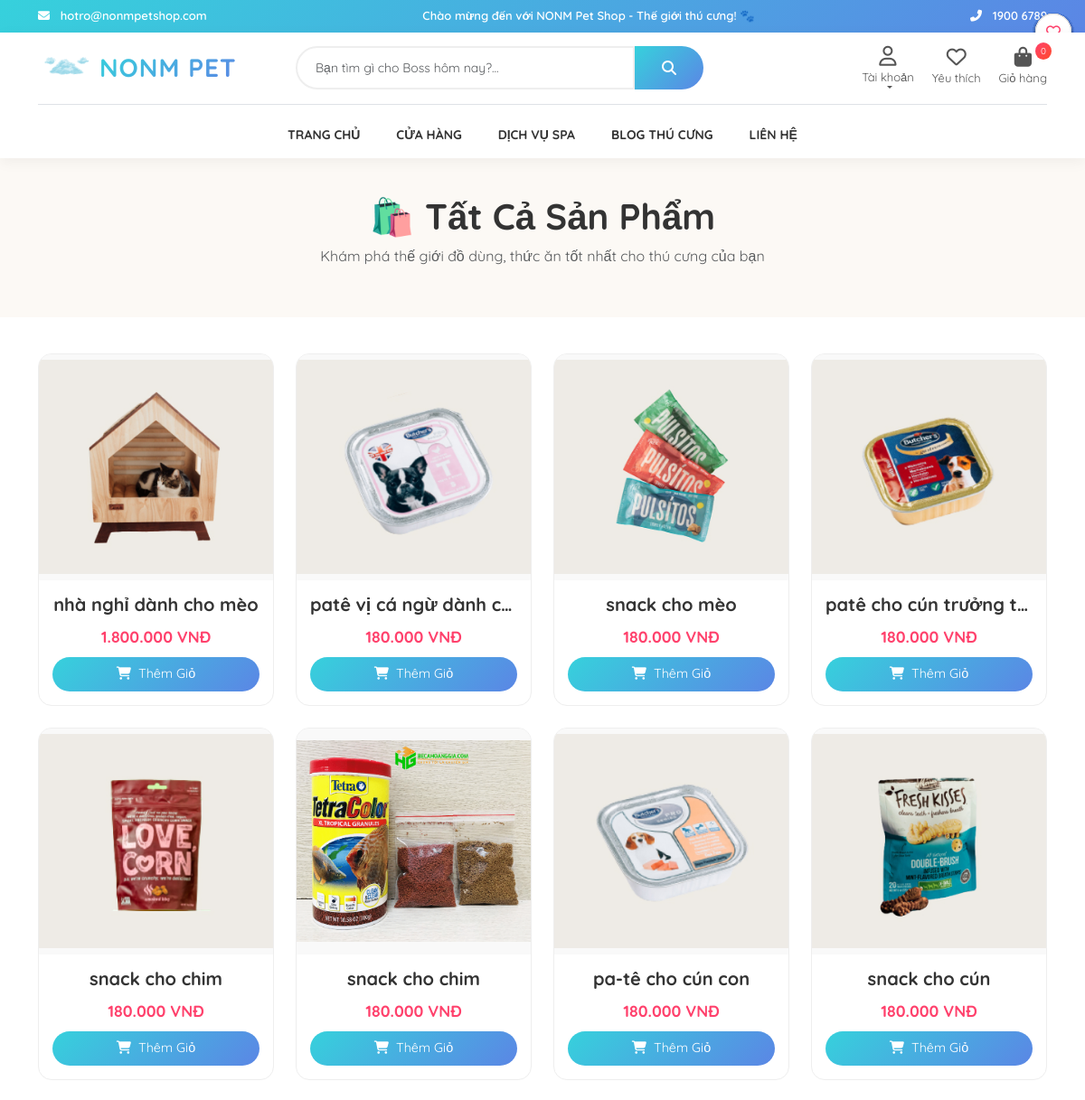
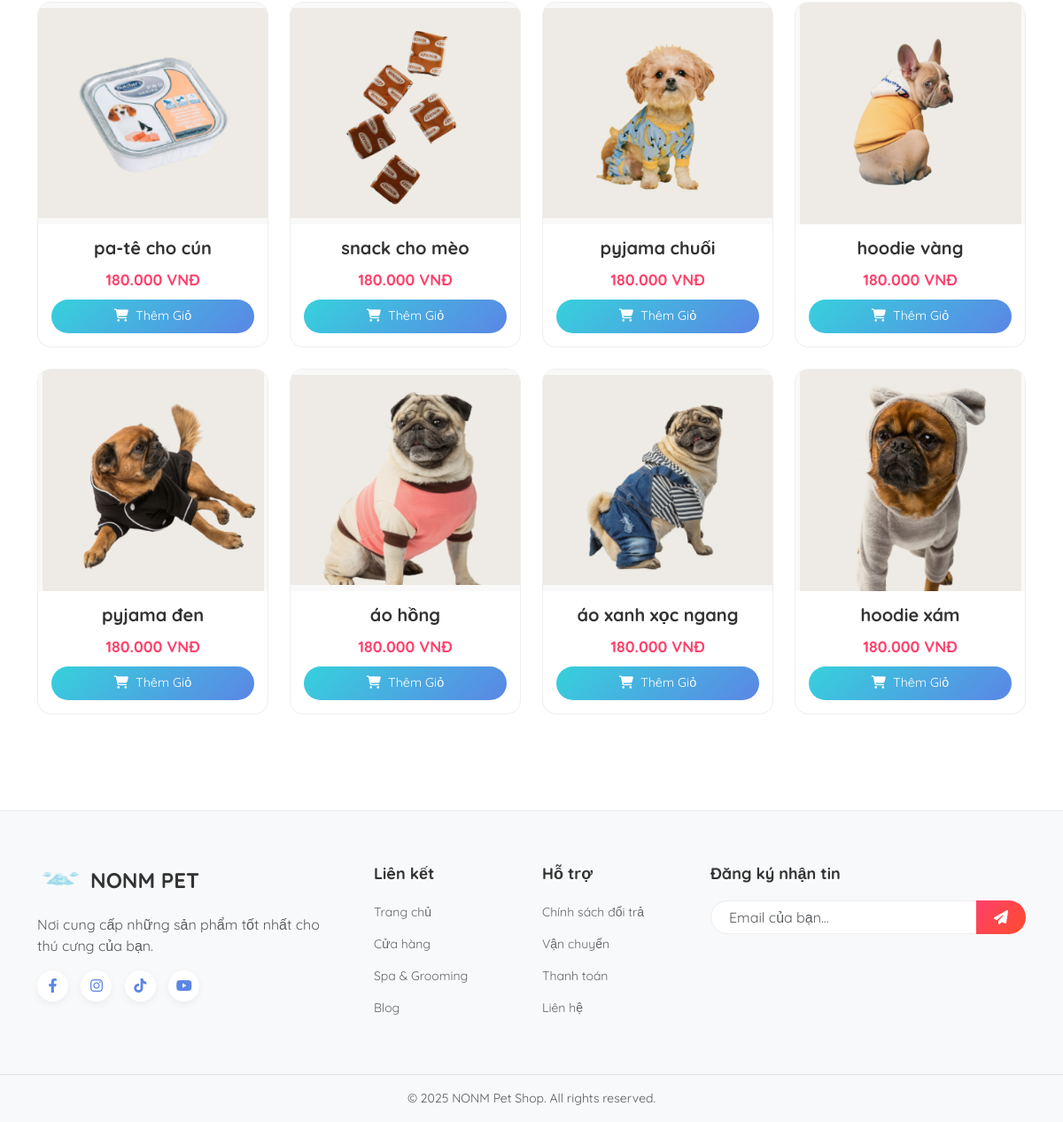
Screenshot of /index.php?act=shop with the database file from the repository (2 pictures, top to bottom).
### tables this page shows
CREATE TABLE IF NOT EXISTS `sanpham` (
  `idSanPham` varchar(50) NOT NULL,
  `TenSanPham` varchar(50) NOT NULL,
  `SoLuong` int DEFAULT NULL,
  `MoTa` text,
  `Gia` decimal(15,2) DEFAULT NULL,
  `idDanhMuc` int NOT NULL,
  `idLoaiSP` int NOT NULL,
  `idNhaCungCap` int NOT NULL,
  `idNhaSanXuat` int NOT NULL,
  `Image` varchar(255) DEFAULT NULL,
  PRIMARY KEY (`idSanPham`),
  KEY `idDanhMuc` (`idDanhMuc`),
  KEY `idLoaiSP` (`idLoaiSP`),
  KEY `idNhaCungCap` (`idNhaCungCap`),
  KEY `idNhaSanXuat` (`idNhaSanXuat`)
);

### Views/shop.php (the view, shortened to what this page needs)
<div class="shop-header">
    <div class="container">
        <h1 class="shop-title">🛍️ Tất Cả Sản Phẩm</h1>
        <p class="text-muted">Khám phá thế giới đồ dùng, thức ăn tốt nhất cho thú cưng của bạn</p>
    </div>
</div>
<div class="container pb-5">
    <div class="row g-4">
        <?php if (!empty($all_products)): ?>
            <?php foreach ($all_products as $sp): ?>
                <?php
                    $tenAnh = $sp['Image'];
                    $img_src = "Public/images/default.png";
                    if (!empty($tenAnh) && $tenAnh != '1') {
                        if (strpos($tenAnh, 'http') !== false) {
                            $img_src = $tenAnh;
                        }
                        else {
                            $img_src = "Public/images/" . $tenAnh;
                        }
                    }
                    $detail_link = "index.php?act=single_product&id=" . $sp['idSanPham'];
                ?>
                <div class="col-6 col-md-4 col-lg-3">
                    <div class="product-grid-card">
                    <div class="img-wrapper">
                        <a href="<?php echo $detail_link; ?>">
                            <img src="<?= $img_src ?>" alt="<?= htmlspecialchars($sp['TenSanPham']) ?>" onerror="this.src='https://via.placeholder.com/300?text=No+Image'">
                        </a>
                    </div>
                        <div class="card-info">
                            <h5 class="fw-bold text-truncate"><?= htmlspecialchars($sp['TenSanPham']) ?></h5>
                            <div class="shop-price"><?= number_format($sp['Gia'], 0, ',', '.') ?> VNĐ</div>
                            <div style="display: flex; gap: 10px; align-items: center;">
                                <form action="./Controllers/addcart.php" method="post" style="flex-grow: 1;">
                                    <button type="submit" name="addtocart" class="btn-buy-now">
                                        <i class="fas fa-shopping-cart me-1"></i> Thêm Giỏ
                                    </button>
                                </form>
                            </div>
                        </div>
                    </div>
                </div>
            <?php endforeach; ?>
        <?php endif; ?>
    </div>
</div>

### index.php (shortened to what this page needs)
<?php
if (!function_exists('get_db_conn')) {
    function get_db_conn() {
        try {
            return new PDO("mysql:host=localhost;dbname=qlpetshop;charset=utf8", "root", "");
        } catch (Exception $e) {
            try {
                return new PDO("mysql:host=localhost;dbname=shop_thu_cung;charset=utf8", "root", "");
            } catch (Exception $ex) { return null; }
        }
    }
}
$conn = get_db_conn();
?>
<!DOCTYPE html>
<html lang="vi">
<head>
    <link rel="stylesheet" href="https://cdnjs.cloudflare.com/ajax/libs/font-awesome/6.4.0/css/all.min.css">
    <link href="https://cdn.jsdelivr.net/npm/bootstrap@5.3.0/dist/css/bootstrap.min.css" rel="stylesheet">
    <link rel="stylesheet" href="https://cdn.jsdelivr.net/npm/swiper@9/swiper-bundle.min.css" />
</head>
<body>
<div class="top-header">
    <div class="container d-flex justify-content-between align-items-center">
        <span><i class="fas fa-envelope me-2"></i> hotro@nonmpetshop.com</span>
        <span class="d-none d-md-block">Chào mừng đến với NONM Pet Shop - Thế giới thú cưng! 🐾</span>
        <span><i class="fas fa-phone-alt me-2"></i> 1900 6789</span>
    </div>
</div>
<header class="main-header">
    <div class="container">
        <div class="row align-items-center pb-3">
            <div class="col-md-3">
                <a href="index.php" class="text-decoration-none d-flex align-items-center gap-2">
                    <img src="./Public/images/cloud1.png" width="60" alt="Logo">
                    <span class="logo-text">NONM PET</span>
                </a>
            </div>
            <div class="col-md-5">
                <form action="index.php" method="GET" class="d-flex position-relative">
                    <input type="text" class="form-control search-input" name="keyword" placeholder="Bạn tìm gì cho Boss hôm nay?..." required>
                    <button class="search-btn" type="submit"><i class="fas fa-search"></i></button>
                </form>
            </div>
            <div class="col-md-4 d-flex justify-content-end header-actions align-items-center">
                <div class="col-md-4 d-flex justify-content-end header-actions align-items-center">
                <?php
                $displayName = $_SESSION['user_name'] ?? 'Tài khoản';
                $cartCount = isset($_SESSION['cart']) ? count($_SESSION['cart']) : 0;
                ?>
                <div class="col-md-4 d-flex justify-content-end header-actions align-items-center">
                    <div class="dropdown">
                        <a href="#" class="dropdown-toggle" data-bs-toggle="dropdown">
                            <i class="far fa-user"></i>
                            <span><?= htmlspecialchars($displayName) ?></span>
                        </a>
                    </div>
                </div>
                </div>
                <a href="index.php?act=favorites"><i class="far fa-heart"></i><span>Yêu thích</span></a>
                <a href="index.php?act=viewcart" style="position: relative;">
                    <i class="fas fa-shopping-bag"></i><span>Giỏ hàng</span>
                    <span class="cart-badge"><?= $cartCount ?></span>
                </a>
            </div>
        </div>
        <div class="border-top pt-2">
            <ul class="nav justify-content-center">
                <li class="nav-item"><a class="nav-link" href="index.php">TRANG CHỦ</a></li>
                <li class="nav-item"><a class="nav-link" href="index.php?act=shop">CỬA HÀNG</a></li>
                <li class="nav-item"><a class="nav-link" href="index.php?act=dichvuspa">DỊCH VỤ SPA</a></li>
                <li class="nav-item"><a class="nav-link" href="index.php?act=blog">BLOG THÚ CƯNG</a></li>
                <li class="nav-item"><a class="nav-link" href="index.php?act=lienhe">LIÊN HỆ</a></li>
            </ul>
        </div>
    </div>
</header>
<main>
<?php
if (isset($_GET['act'])) {
    $act = $_GET['act'];
    switch ($act) {
        case 'shop':
            $all_products = [];
            if ($conn) {
                $sql = "SELECT * FROM sanpham ORDER BY idSanPham DESC";
                $stmt = $conn->prepare($sql);
                $stmt->execute();
                $all_products = $stmt->fetchAll(PDO::FETCH_ASSOC);
            }
            if (file_exists('Views/shop.php')) {
                include "Views/shop.php";
            } else {
                echo "<div class='container text-center py-5'>Chưa tạo file Views/shop.php</div>";
            }
            break;
            ?>
            <?php
    }
    }
?>
</main>
<footer>
    <div class="container pb-5">
        <div class="row g-4">
            <div class="col-md-4">
                <div class="footer-logo"><img src="./Public/images/cloud1.png" width="50" alt="Logo"><span>NONM PET</span></div>
                <p class="text-muted pe-4">Nơi cung cấp những sản phẩm tốt nhất cho thú cưng của bạn.</p>
                <div class="social-icons mt-3">
                    <a href="#"><i class="fab fa-facebook-f"></i></a>
                    <a href="#"><i class="fab fa-instagram"></i></a>
                    <a href="#"><i class="fab fa-tiktok"></i></a>
                    <a href="#"><i class="fab fa-youtube"></i></a>
                </div>
            </div>
            <div class="col-md-2 col-6">
                <h5 class="footer-title">Liên kết</h5>
                <ul class="list-unstyled footer-links">
                    <li><a href="index.php">Trang chủ</a></li>
                    <li><a href="index.php?act=shop">Cửa hàng</a></li>
                    <li><a href="index.php?act=dichvuspa">Spa & Grooming</a></li>
                    <li><a href="index.php?act=blog">Blog</a></li>
                </ul>
            </div>
            <div class="col-md-2 col-6">
                <h5 class="footer-title">Hỗ trợ</h5>
                <ul class="list-unstyled footer-links">
                    <li><a href="#">Chính sách đổi trả</a></li>
                    <li><a href="#">Vận chuyển</a></li>
                    <li><a href="#">Thanh toán</a></li>
                    <li><a href="index.php?act=lienhe">Liên hệ</a></li>
                </ul>
            </div>
            <div class="col-md-4">
                <h5 class="footer-title">Đăng ký nhận tin</h5>
                <div class="input-group mt-3">
                    <input type="text" class="form-control" placeholder="Email của bạn..." style="border-radius: 50px 0 0 50px; border: 1px solid #eee; padding-left: 20px;">
                    <button class="btn btn-primary" style="background: var(--secondary-grad); border: none; border-radius: 0 50px 50px 0; padding: 0 20px;"><i class="fas fa-paper-plane"></i></button>
                </div>
            </div>
        </div>
    </div>
    <div class="text-center py-3 bg-light border-top">
        <p class="m-0 small text-muted">© 2025 NONM Pet Shop. All rights reserved.</p>
    </div>
</footer>
</body>
</html>

### index.php (style rules this page uses)
:root { --primary-grad: linear-gradient(135deg, #36D1DC 0%, #5B86E5 100%); --secondary-grad: linear-gradient(135deg, #FF416C 0%, #FF4B2B 100%); --bg-light: #f8f9fa; --text-dark: #333; }
body { font-family: 'Quicksand', sans-serif; background-color: #fff; color: var(--text-dark); }
a { text-decoration: none; color: inherit; transition: 0.3s; }
.top-header { background: var(--primary-grad); color: white; font-size: 13px; padding: 8px 0; font-weight: 600; }
.main-header { background: #fff; padding-top: 15px; box-shadow: 0 4px 15px rgba(0,0,0,0.05); position: sticky; top: 0; z-index: 1000; }
.logo-text { font-size: 28px; font-weight: 800; background: var(--primary-grad); -webkit-background-clip: text; -webkit-text-fill-color: transparent; text-transform: uppercase; letter-spacing: 1px; }
.search-input { border: 2px solid #eee; border-radius: 50px 0 0 50px; padding: 12px 20px; height: 48px; font-size: 14px; }
.search-btn { background: var(--primary-grad); color: white; border: none; padding: 0 30px; height: 48px; border-radius: 0 50px 50px 0; font-weight: 600; }
.header-actions a { color: #555; margin-left: 20px; text-align: center; font-size: 13px; display: flex; flex-direction: column; align-items: center; }
.header-actions i { font-size: 22px; margin-bottom: 3px; }
.cart-badge { background: var(--secondary-grad); color: white; font-size: 10px; padding: 2px 6px; border-radius: 50%; position: absolute; top: -5px; right: -5px; }
.nav-link { color: #333 !important; font-weight: 700; text-transform: uppercase; padding: 15px 20px !important; font-size: 14px; position: relative; }
.nav-link::after { content: ''; position: absolute; width: 0; height: 3px; bottom: 0; left: 50%; background: var(--primary-grad); transition: all 0.3s; transform: translateX(-50%); }
footer { background-color: #f8f9fa; padding-top: 60px; margin-top: 60px; border-top: 1px solid #eee; }
.footer-logo { font-size: 24px; font-weight: 800; color: #333; display: flex; align-items: center; gap: 10px; margin-bottom: 20px; }
.footer-title { font-weight: 700; margin-bottom: 20px; font-size: 18px; }
.footer-links li { margin-bottom: 12px; }
.footer-links a { color: #666; font-size: 14px; }
.social-icons a { width: 35px; height: 35px; background: white; display: inline-flex; align-items: center; justify-content: center; border-radius: 50%; margin-right: 10px; color: #5B86E5; box-shadow: 0 3px 10px rgba(0,0,0,0.05); transition: 0.3s; }

### Views/shop.php (style rules this page uses)
.shop-header { background-color: #fcf9f5; padding: 40px 0; text-align: center; margin-bottom: 40px; }
.shop-title { font-family: 'Quicksand', sans-serif; font-weight: 700; color: #333; font-size: 2.5rem; }
.product-grid-card { border: 1px solid #eee; border-radius: 15px; overflow: hidden; transition: 0.3s; height: 100%; background: #fff; }
.img-wrapper { height: 250px; overflow: hidden; position: relative; background: #f9f9f9; }
.img-wrapper img { width: 100%; height: 100%; object-fit: contain; transition: 0.5s; }
.card-info { padding: 15px; text-align: center; }
.shop-price { color: #FF416C; font-weight: bold; font-size: 1.1rem; margin: 10px 0; }
.btn-buy-now { background: linear-gradient(135deg, #36D1DC 0%, #5B86E5 100%); color: white; border: none; padding: 8px 20px; border-radius: 20px; font-size: 0.9rem; width: 100%; transition: 0.3s; }

### rows the page displays
sanpham: Image (picture), TenSanPham "nhà nghỉ dành cho mèo", Gia "1.800.000"
sanpham: Image (picture), TenSanPham "patê vị cá ngừ dành c…", Gia "180.000"
sanpham: Image (picture), TenSanPham "snack cho mèo", Gia "180.000"
sanpham: Image (picture), TenSanPham "patê cho cún trưởng t…", Gia "180.000"
sanpham: Image (picture), TenSanPham "snack cho chim", Gia "180.000"
sanpham: Image (picture), TenSanPham "snack cho chim", Gia "180.000"
sanpham: Image (picture), TenSanPham "pa-tê cho cún con", Gia "180.000"
sanpham: Image (picture), TenSanPham "snack cho cún", Gia "180.000"
sanpham: Image (picture), TenSanPham "pa-tê cho cún", Gia "180.000"
sanpham: Image (picture), TenSanPham "snack cho mèo", Gia "180.000"
sanpham: Image (picture), TenSanPham "pyjama chuối", Gia "180.000"
sanpham: Image (picture), TenSanPham "hoodie vàng", Gia "180.000"
sanpham: Image (picture), TenSanPham "pyjama đen", Gia "180.000"
sanpham: Image (picture), TenSanPham "áo hồng", Gia "180.000"
sanpham: Image (picture), TenSanPham "áo xanh xọc ngang", Gia "180.000"
sanpham: Image (picture), TenSanPham "hoodie xám", Gia "180.000"

### other values shown
$displayName "Tài khoản"
$cartCount "0"
